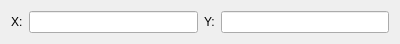
<?xml version="1.0" encoding="UTF-8"?>
<ui version="4.0">
 <class>PositionWidget</class>
 <widget class="QWidget" name="PositionWidget">
  <property name="geometry">
   <rect>
    <x>0</x>
    <y>0</y>
    <width>400</width>
    <height>43</height>
   </rect>
  </property>
  <property name="windowTitle">
   <string>Form</string>
  </property>
  <layout class="QHBoxLayout" name="horizontalLayout">
   <item>
    <widget class="QLabel" name="label">
     <property name="text">
      <string>X:</string>
     </property>
    </widget>
   </item>
   <item>
    <widget class="QLineEdit" name="x"/>
   </item>
   <item>
    <widget class="QLabel" name="label_2">
     <property name="text">
      <string>Y:</string>
     </property>
    </widget>
   </item>
   <item>
    <widget class="QLineEdit" name="y"/>
   </item>
  </layout>
 </widget>
 <resources/>
 <connections/>
</ui>
